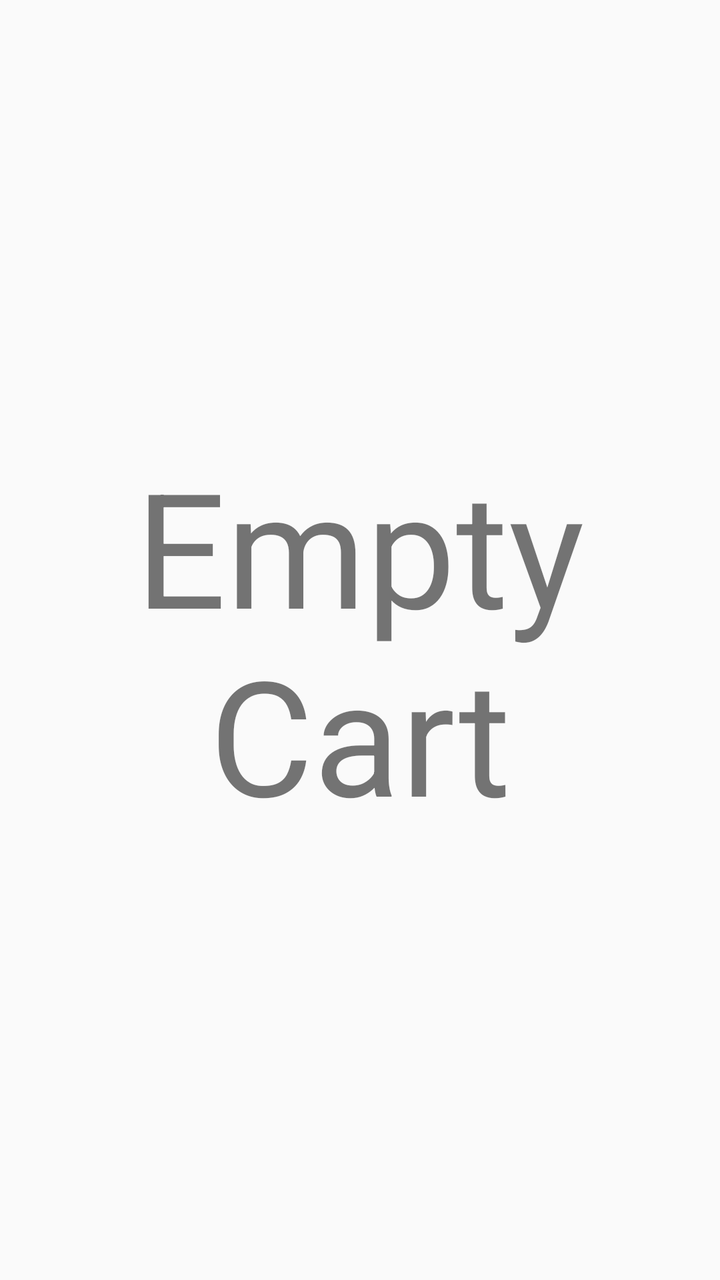
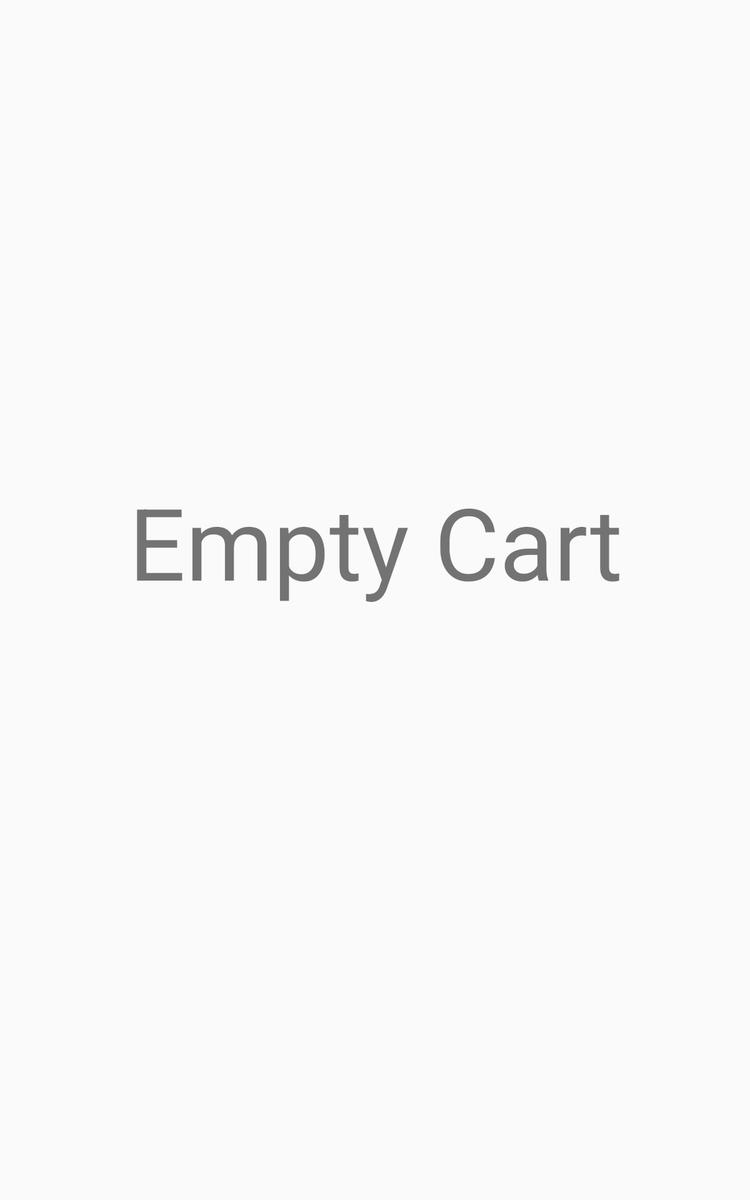

The same Android screen from two of the app's own layout files: first res/layout/ as a phone draws it, then the author's variant for another configuration, drawn on a device whose configuration selects that folder. Both files follow.
<!-- AndroidManifest.xml: application theme AppTheme -->
<!-- res/layout/billlist.xml -->
<?xml version="1.0" encoding="utf-8"?>

<RelativeLayout
    android:layout_height="match_parent"
    android:layout_width="match_parent"
    xmlns:app="http://schemas.android.com/apk/res-auto"
    android:orientation="vertical"
    xmlns:android="http://schemas.android.com/apk/res/android">
    <TextView
        android:layout_width="match_parent"
        android:layout_height="wrap_content"
        android:text="Empty Cart"
        android:textSize="80dp"
        android:layout_centerHorizontal="true"
        android:layout_centerVertical="true"
        android:layout_marginTop="380dp"
        android:gravity="center"
        android:id="@+id/empty"
        />


<android.support.v7.widget.RecyclerView
    android:id="@+id/recyclerview"
    android:layout_width="match_parent"
    android:layout_height="wrap_content" />
  </RelativeLayout>
<!-- resources referenced by this layout -->
<resources>
  <style name="AppTheme" parent="Theme.AppCompat.Light.DarkActionBar">
          
          <item name="android:windowActionBar">false</item>
      </style>
</resources>
<!-- res/layout-large/billlist.xml (the author's variant of the layout above) -->
<!-- drawn on a 7-inch tablet held upright -->
<?xml version="1.0" encoding="utf-8"?>
<LinearLayout
    android:layout_height="match_parent"
    android:layout_width="match_parent"
    xmlns:app="http://schemas.android.com/apk/res-auto"
    android:orientation="vertical"
    xmlns:android="http://schemas.android.com/apk/res/android">
    <TextView
        android:layout_width="match_parent"
        android:layout_height="wrap_content"
        android:text="Empty Cart"
        android:textSize="80dp"
        android:layout_marginTop="380dp"
        android:gravity="center"
        android:id="@+id/empty"
        />
<android.support.v7.widget.RecyclerView
    android:id="@+id/recyclerview"
    android:layout_width="match_parent"
    android:layout_height="wrap_content" />
  </LinearLayout>
